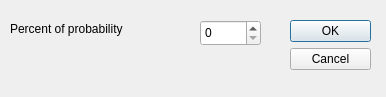
<?xml version="1.0" encoding="UTF-8"?>
<ui version="4.0">
 <class>Dialog</class>
 <widget class="QDialog" name="Dialog">
  <property name="geometry">
   <rect>
    <x>0</x>
    <y>0</y>
    <width>386</width>
    <height>97</height>
   </rect>
  </property>
  <property name="windowTitle">
   <string>Percent</string>
  </property>
  <property name="modal">
   <bool>true</bool>
  </property>
  <widget class="QDialogButtonBox" name="buttonBox">
   <property name="geometry">
    <rect>
     <x>290</x>
     <y>20</y>
     <width>81</width>
     <height>241</height>
    </rect>
   </property>
   <property name="orientation">
    <enum>Qt::Vertical</enum>
   </property>
   <property name="standardButtons">
    <set>QDialogButtonBox::Cancel|QDialogButtonBox::Ok</set>
   </property>
  </widget>
  <widget class="QLabel" name="labelPercent">
   <property name="geometry">
    <rect>
     <x>10</x>
     <y>20</y>
     <width>181</width>
     <height>17</height>
    </rect>
   </property>
   <property name="text">
    <string>Percent of probability</string>
   </property>
  </widget>
  <widget class="QSpinBox" name="spinBoxPercent">
   <property name="geometry">
    <rect>
     <x>200</x>
     <y>20</y>
     <width>61</width>
     <height>26</height>
    </rect>
   </property>
  </widget>
 </widget>
 <resources/>
 <connections>
  <connection>
   <sender>buttonBox</sender>
   <signal>accepted()</signal>
   <receiver>Dialog</receiver>
   <slot>accept()</slot>
   <hints>
    <hint type="sourcelabel">
     <x>248</x>
     <y>254</y>
    </hint>
    <hint type="destinationlabel">
     <x>157</x>
     <y>274</y>
    </hint>
   </hints>
  </connection>
  <connection>
   <sender>buttonBox</sender>
   <signal>rejected()</signal>
   <receiver>Dialog</receiver>
   <slot>reject()</slot>
   <hints>
    <hint type="sourcelabel">
     <x>316</x>
     <y>260</y>
    </hint>
    <hint type="destinationlabel">
     <x>286</x>
     <y>274</y>
    </hint>
   </hints>
  </connection>
 </connections>
</ui>
